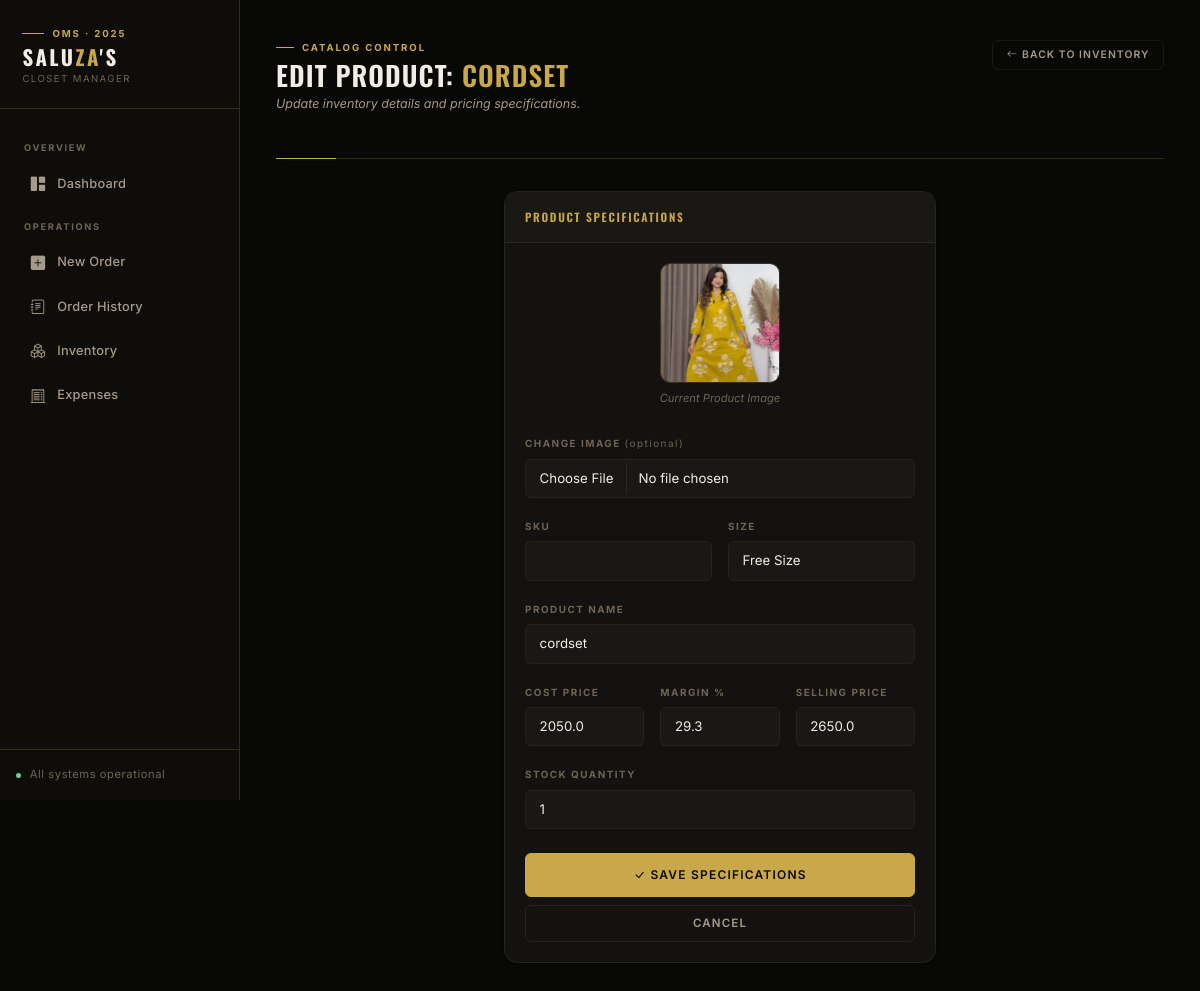
Before: /edit_product/297 with the older database file.
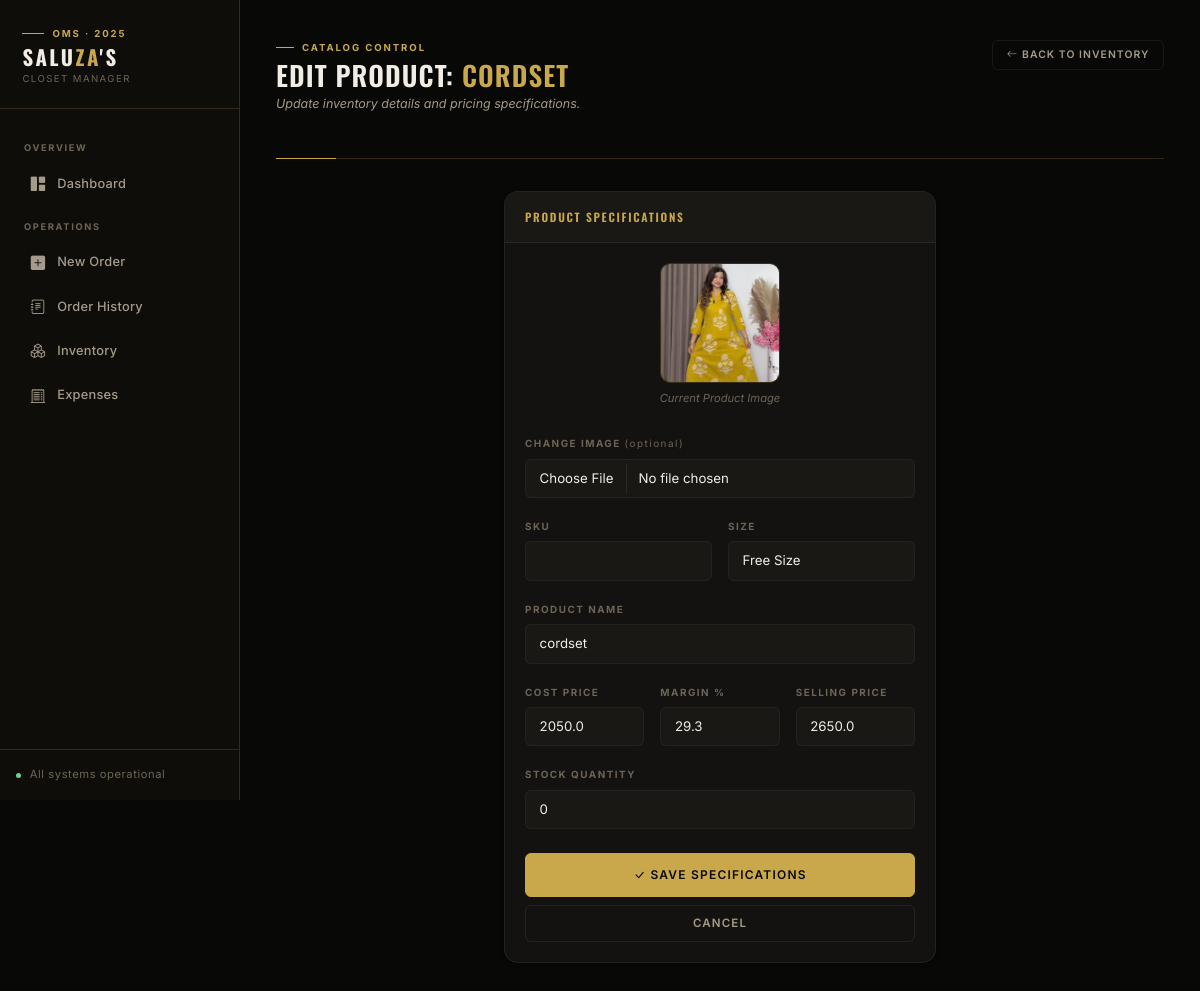
After: the same page with the newer database file.
### app.py (models this page shows)
class Product(db.Model):
    id = db.Column(db.Integer, primary_key=True)
    sku = db.Column(db.String(50), unique=True, nullable=True)
    name = db.Column(db.String(100), nullable=False)
    size = db.Column(db.String(10), nullable=False)
    cost_price = db.Column(db.Float, default=0.0)
    price = db.Column(db.Float, nullable=False)
    stock = db.Column(db.Integer, default=0)
    image = db.Column(db.String(100), nullable=True)

### app.py (the view, shortened to what this page needs)
@app.route('/edit_product/<int:id>', methods=['GET', 'POST'])
def edit_product(id):
    product = Product.query.get_or_404(id)
    return render_template('edit_product.html', p=product)

### templates/edit_product.html (shortened to what the changed rows need)
{% extends "layout.html" %}
{% block content %}
<div class="page-header">
    <div>
        <h1>Edit Product: <span class="gold">{{ p.name }}</span></h1>
    </div>
</div>
<div class="row justify-content-center">
    <div class="col-md-7 col-lg-6">
        <div class="card">
            <div class="card-body">
                <form method="POST" enctype="multipart/form-data">
                    {% if p.image %}
                    <div class="text-center mb-4">
                        <img src="{{ url_for('static', filename='uploads/' + p.image) }}"
                             style="width: 120px; height: 120px; object-fit: cover; border-radius: var(--r-md); border: 1px solid var(--line);">
                        <div style="font-size: 0.7rem; color: var(--text-tertiary); margin-top: 0.4rem; font-style: italic;">Current Product Image</div>
                    </div>
                    {% endif %}
                    <div class="row mb-3 g-3">
                        <div class="col">
                            <label class="form-label">Size</label>
                            <input type="text" name="size" class="form-control" value="{{ p.size }}" required>
                        </div>
                    </div>
                    <div class="mb-3">
                        <label class="form-label">Product Name</label>
                        <input type="text" name="name" class="form-control" value="{{ p.name }}" required>
                    </div>
                    <div class="row mb-3 g-3">
                        <div class="col-4">
                            <label class="form-label">Cost Price</label>
                            <input type="number" name="cost_price" id="costPriceInput" class="form-control" step="0.01" value="{{ p.cost_price }}" required>
                        </div>
                        <div class="col-4">
                            <label class="form-label">Selling Price</label>
                            <input type="number" name="price" id="sellingPriceInput" class="form-control" step="0.01" value="{{ p.price }}" required>
                        </div>
                    </div>
                    <div class="mb-4">
                        <label class="form-label">Stock Quantity</label>
                        <input type="number" name="stock" class="form-control" value="{{ p.stock }}" required>
                    </div>
                </form>
            </div>
        </div>
    </div>
</div>
{% endblock %}

Changed rows visible on the page:
changed Product "CORDSET": stock "1" → "0"
